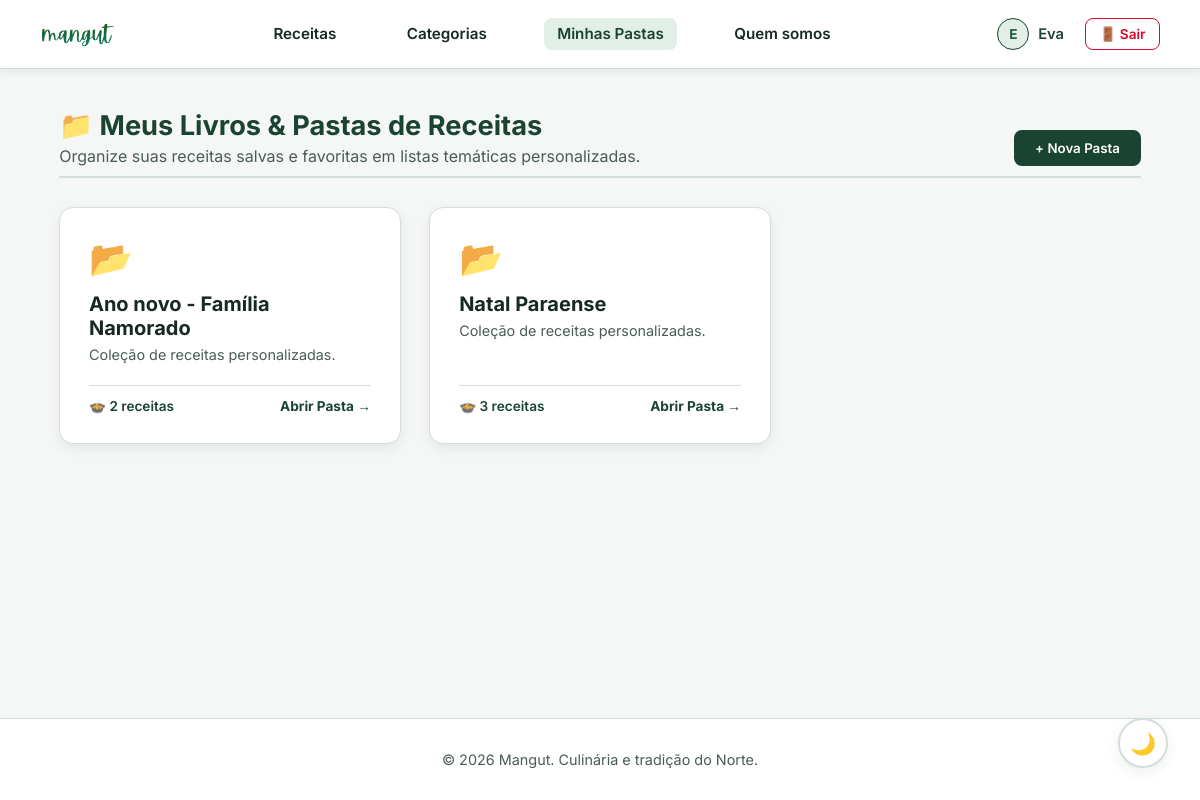
The page /pastas (signed in) on the database its author committed.
### app/models.py (models this page shows, shortened)
class Gastronomo(UserMixin, db.Model):
    __tablename__ = 'gastronomos'
    idgastronomos = db.Column(db.Integer, primary_key=True)
    nome = db.Column(db.String(100), nullable=False)
    email = db.Column(db.String(120), unique=True, nullable=False)
    senha = db.Column(db.String(255), nullable=False)
    telefone = db.Column(db.String(20), nullable=True)
    foto_perfil = db.Column(db.String(255), nullable=True)
    is_admin = db.Column(db.Boolean, default=False)
    ativo = db.Column(db.Boolean, default=True)
    data_criacao = db.Column(db.DateTime, default=datetime.utcnow)
    receitas = db.relationship('Receita', back_populates='autor', lazy=True, cascade='all, delete-orphan')
    avaliacoes = db.relationship('AvaliacaoReceita', back_populates='usuario', lazy=True, cascade='all, delete-orphan')
    pastas = db.relationship('PastaReceitas', back_populates='usuario', lazy=True, cascade='all, delete-orphan')

class PastaReceitas(db.Model):
    __tablename__ = 'pastas_receitas_usuario'
    id = db.Column(db.Integer, primary_key=True)
    nome = db.Column(db.String(100), nullable=False)
    descricao = db.Column(db.String(255), nullable=True)
    data_criacao = db.Column(db.DateTime, default=datetime.utcnow)
    gastronomo_id = db.Column(db.Integer, db.ForeignKey('gastronomos.idgastronomos'), nullable=False)
    usuario = db.relationship('Gastronomo', back_populates='pastas')
    receitas_salvas = db.relationship('Receita', secondary=pastas_receitas, backref='pastas_onde_esta_salva',
                                      lazy='subquery')

### app/routes.py (the view)
@main.route('/pastas')
@login_required
def listar_pastas():
    minhas_pastas = PastaReceitas.query.filter_by(gastronomo_id=current_user.idgastronomos).order_by(PastaReceitas.data_criacao.desc()).all()
    return render_template('pastas.html', pastas=minhas_pastas)

### app/templates/pastas.html (shortened to what this page needs)
<!DOCTYPE html>
<html lang="pt-br">
<head>
    <link rel="stylesheet" href="{{ url_for('static', filename='css/style.css') }}">
</head>
<body>
    <header class="navbar">
        <a href="/" class="logo-link">
            <img src="{{ url_for('static', filename='img/logo.png') }}" alt="Logo Mangut" class="navbar-logo">
        </a>
        <nav class="nav-links">
            <a href="/receitas">Receitas</a>
            <a href="/categorias">Categorias</a>
            <a href="/pastas" class="active">Minhas Pastas</a>
            <a href="/sobre">Quem somos</a>
        </nav>
        <div class="nav-actions">
            {% if current_user.is_authenticated %}
                <a href="/perfil" class="navbar-user-link">
                    {% if current_user.foto_perfil %}
                        <img src="{{ current_user.foto_perfil }}" alt="{{ current_user.nome }}" class="navbar-avatar-thumb">
                    {% else %}
                        <span class="navbar-avatar-placeholder">{{ current_user.nome[0] | upper }}</span>
                    {% endif %}
                    <span>{{ current_user.nome }}</span>
                </a>
                <a href="/logout" class="btn-logout">🚪 Sair</a>
            {% endif %}
        </div>
    </header>
    <main class="container">
        <div class="section-header">
            <div>
                <h2>📁 Meus Livros & Pastas de Receitas</h2>
                <p style="color: var(--text-secondary); margin-top: 0.3rem;">Organize suas receitas salvas e favoritas em listas temáticas personalizadas.</p>
            </div>
            <button onclick="document.getElementById('modal-nova-pasta').style.display='flex'" class="btn-primary">
                + Nova Pasta
            </button>
        </div>
        {% if pastas %}
            <div class="folder-grid">
                {% for pasta in pastas %}
                <div class="folder-card">
                    <div>
                        <div class="folder-icon">📂</div>
                        <h3 class="folder-title">{{ pasta.nome }}</h3>
                        <p class="folder-desc">{{ pasta.descricao or 'Coleção de receitas personalizadas.' }}</p>
                    </div>
                    <div>
                        <div class="folder-footer">
                            <span>🍲 {{ pasta.receitas_salvas|length }} {% if pasta.receitas_salvas|length == 1 %}receita{% else %}receitas{% endif %}</span>
                            <a href="{{ url_for('main.ver_pasta', id=pasta.id) }}" style="color: var(--text-accent); text-decoration: none; font-weight: 700;">Abrir Pasta →</a>
                        </div>
                    </div>
                </div>
                {% endfor %}
            </div>
        {% endif %}
    </main>
    <footer>
        <p>&copy; 2026 Mangut. Culinária e tradição do Norte.</p>
    </footer>
    <button id="theme-toggle" class="theme-toggle-floating" title="Alternar Modo Escuro">🌙</button>
</body>
</html>

### rows shown on the page
Gastronomo: nome "E", nome "Eva"
PastaReceitas: nome "Ano novo - Família Namorado", descricao "Coleção de receitas personalizadas.", receitas_salvas|length "2"
PastaReceitas: nome "Natal Paraense", descricao "Coleção de receitas personalizadas.", receitas_salvas|length "3"
